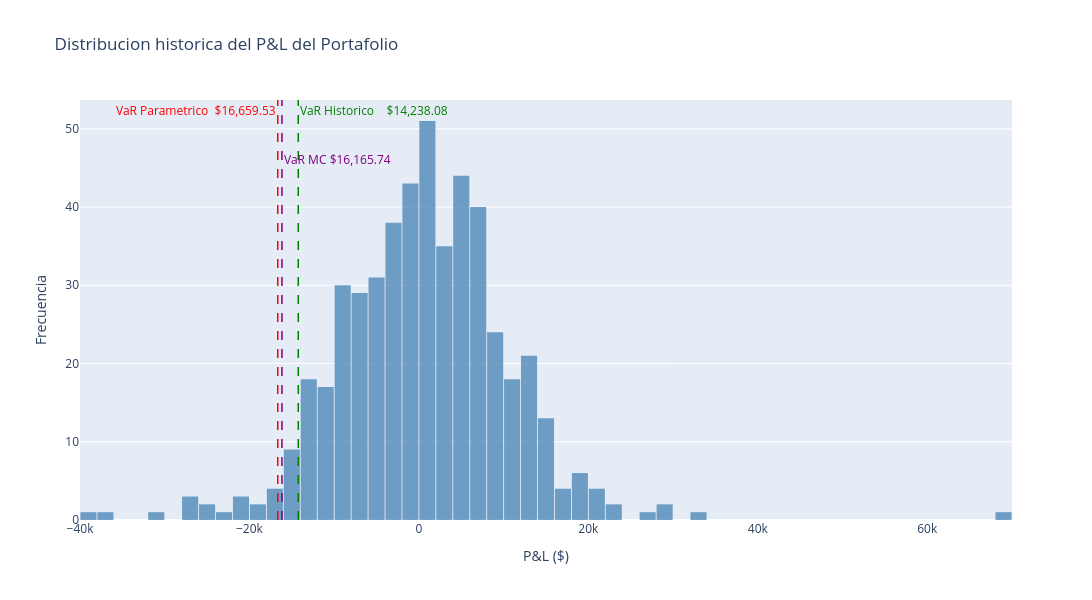

Notebook cell for this chart:
### Markdown cell above
# Histograma del P&L histórico del portafolio

### Code cell
# Distribucion historica del P&L del portafolio con lineas de VaR
fig_pnl = go.Figure()
fig_pnl.add_trace(go.Histogram(
    x=valuacion_historica_port,
    nbinsx=80,
    marker_color="steelblue",
    opacity=0.75,
    name="P&L Historico",
    hovertemplate="P&L: %{x:,.2f}<br>Frecuencia: %{y}<extra></extra>",
))
fig_pnl.add_vline(
    x=VaR_P_port,
    line_dash="dash",
    line_color="red",
    annotation_text=f"VaR Parametrico  {VaR_P_port_dinero}",
    annotation_position="top left",
    annotation_font_color="red",
    line_width=1.5
)
fig_pnl.add_vline(
    x=VaR_H_port,
    line_dash="dash",
    line_color="green",
    annotation_text=f"VaR Historico    {VaR_H_port_dinero}",
    annotation_position="top right",
    annotation_font_color="green",
    line_width=1.5
)
fig_pnl.add_vline(
    x=VaR_M_port[0],
    line_dash="dash",
    line_color="purple",
    annotation_text=f"VaR MC {VaR_M_port_dinero}",
    annotation_position="bottom right",
    #subimos la anotación para que no se superponga con las otras dos (top right y top left)
    annotation_yshift=350,
    # ponemos el color de la anotación en púrpura para que se relacione con la línea del mismo color (purple)
    annotation_font_color="purple",
    line_width=1.5
)
fig_pnl.update_layout(
    title="Distribucion historica del P&L del Portafolio",
    xaxis_title="P&L ($)",
    yaxis_title="Frecuencia",
    bargap=0.05,
    legend_title_text="Serie",
    hovermode="x unified",
    width=1100,
    height=600,
)
fig_pnl.show()

### Figure 1 — Plotly figure (JSON) as saved in the notebook; plotly's stock layout.template omitted (floating-point values rounded to 4 significant figures; data arrays with more than 128 entries replaced by an {"elided": "..."} marker saying what was removed)
{"data": [{"hovertemplate": "P&L: %{x:,.2f}<br>Frecuencia: %{y}<extra></extra>", "marker": {"color": "steelblue"}, "name": "P&L Historico", "nbinsx": 80, "opacity": 0.75, "type": "histogram", "x": {"elided": "500 float values"}}], "layout": {"annotations": [{"font": {"color": "red"}, "showarrow": false, "text": "VaR Parametrico  $16,659.53", "x": -16660.0, "xanchor": "right", "xref": "x", "y": 1, "yanchor": "top", "yref": "y domain"}, {"font": {"color": "green"}, "showarrow": false, "text": "VaR Historico    $14,238.08", "x": -14240.0, "xanchor": "left", "xref": "x", "y": 1, "yanchor": "top", "yref": "y domain"}, {"font": {"color": "purple"}, "showarrow": false, "text": "VaR MC $16,165.74", "x": -16170.0, "xanchor": "left", "xref": "x", "y": 0, "yanchor": "bottom", "yref": "y domain", "yshift": 350}], "bargap": 0.05, "height": 600, "hovermode": "x unified", "legend": {"title": {"text": "Serie"}}, "shapes": [{"line": {"color": "red", "dash": "dash", "width": 1.5}, "type": "line", "x0": -16660.0, "x1": -16660.0, "xref": "x", "y0": 0, "y1": 1, "yref": "y domain"}, {"line": {"color": "green", "dash": "dash", "width": 1.5}, "type": "line", "x0": -14240.0, "x1": -14240.0, "xref": "x", "y0": 0, "y1": 1, "yref": "y domain"}, {"line": {"color": "purple", "dash": "dash", "width": 1.5}, "type": "line", "x0": -16170.0, "x1": -16170.0, "xref": "x", "y0": 0, "y1": 1, "yref": "y domain"}], "title": {"text": "Distribucion historica del P&L del Portafolio"}, "width": 1100, "xaxis": {"title": {"text": "P&L ($)"}}, "yaxis": {"title": {"text": "Frecuencia"}}}}
